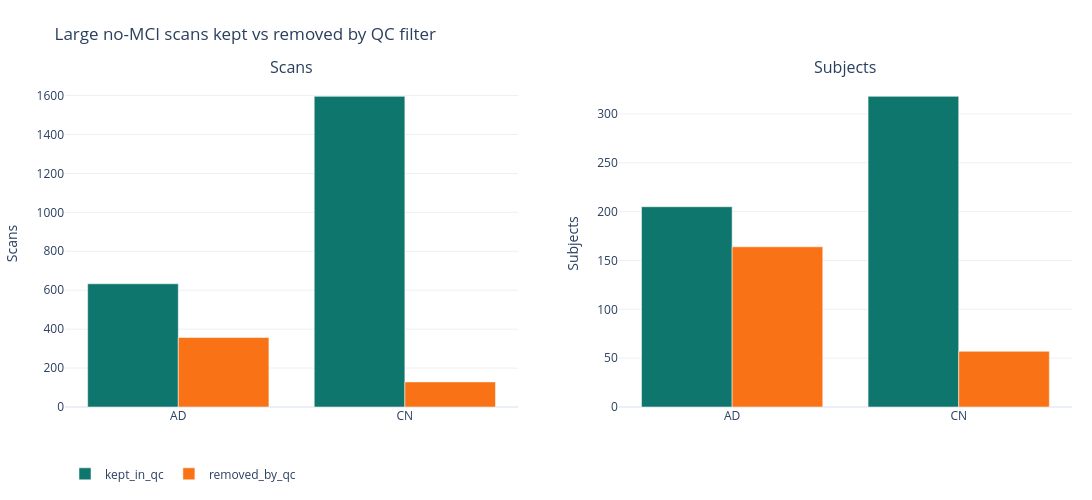

Write notebook code for a chart like this one.
### Markdown cell above
## QC Filter Impact

This section compares the large no-MCI cohort before and after the QC longitudinal filter. It shows how
many scans and subjects were retained or removed, separated by AD/CN diagnosis.

### Code cell
fig = dcv.plot_qc_filter_impact(frame)
fig.show()

display(dcv.qc_filter_impact_table(frame))

display(Markdown(
    "Removed rows are present in the large no-MCI cohort but not in the QC-filtered cohort. "
    "This is a dataset-processing diagnostic, not a model-quality metric."
))

### Figure 1 — Plotly figure (JSON) as saved in the notebook; plotly's stock layout.template omitted (floating-point values rounded to 4 significant figures)
{"data": [{"legendgroup": "kept_in_qc", "marker": {"color": "#0f766e"}, "name": "kept_in_qc", "showlegend": true, "type": "bar", "x": ["AD", "CN"], "xaxis": "x", "y": [633, 1596], "yaxis": "y"}, {"legendgroup": "kept_in_qc", "marker": {"color": "#0f766e"}, "name": "kept_in_qc", "showlegend": false, "type": "bar", "x": ["AD", "CN"], "xaxis": "x2", "y": [205, 318], "yaxis": "y2"}, {"legendgroup": "removed_by_qc", "marker": {"color": "#f97316"}, "name": "removed_by_qc", "showlegend": true, "type": "bar", "x": ["AD", "CN"], "xaxis": "x", "y": [357, 129], "yaxis": "y"}, {"legendgroup": "removed_by_qc", "marker": {"color": "#f97316"}, "name": "removed_by_qc", "showlegend": false, "type": "bar", "x": ["AD", "CN"], "xaxis": "x2", "y": [164, 57], "yaxis": "y2"}], "layout": {"annotations": [{"font": {"size": 16}, "showarrow": false, "text": "Scans", "x": 0.225, "xanchor": "center", "xref": "paper", "y": 1, "yanchor": "bottom", "yref": "paper"}, {"font": {"size": 16}, "showarrow": false, "text": "Subjects", "x": 0.775, "xanchor": "center", "xref": "paper", "y": 1, "yanchor": "bottom", "yref": "paper"}], "barmode": "group", "height": 500, "legend": {"orientation": "h", "y": -0.16}, "margin": {"b": 90, "l": 50, "r": 20, "t": 80}, "title": {"text": "Large no-MCI scans kept vs removed by QC filter"}, "width": 1100, "xaxis": {"anchor": "y", "domain": [0, 0.45]}, "xaxis2": {"anchor": "y2", "domain": [0.55, 1]}, "yaxis": {"anchor": "x", "domain": [0, 1], "title": {"text": "Scans"}}, "yaxis2": {"anchor": "x2", "domain": [0, 1], "title": {"text": "Subjects"}}}}
